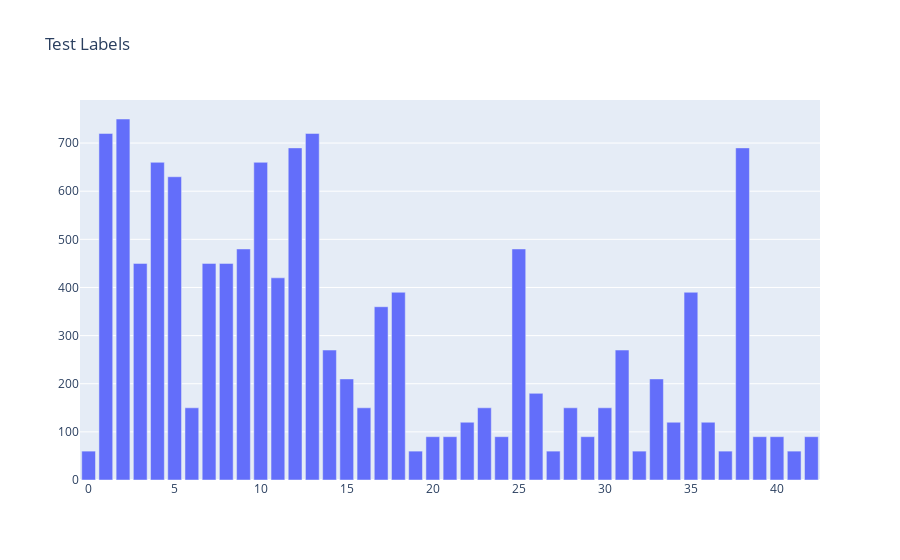
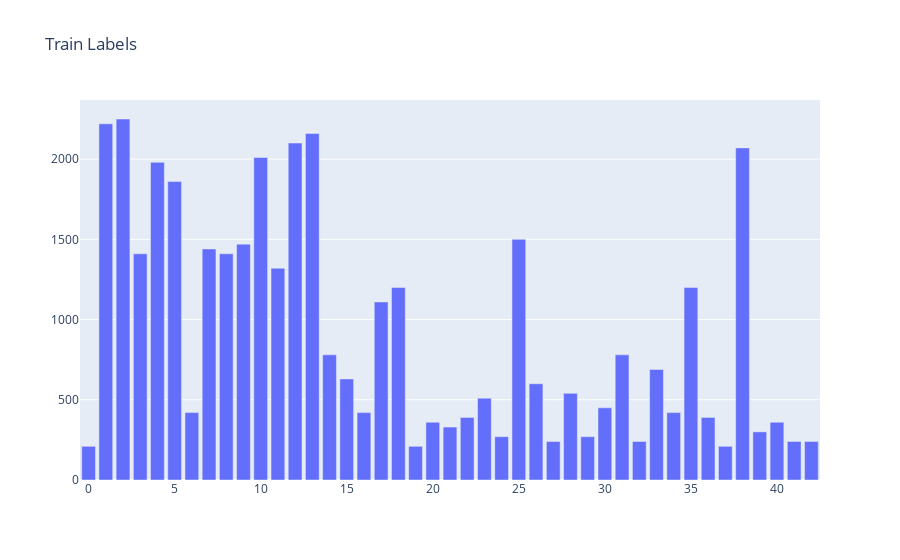

The notebook cell these images were saved under, in order:
### Code cell
#2
test_Y_counts = {key: testY.count(key) for key in np.unique(testY)}
train_Y_counts = {key: trainY.count(key) for key in np.unique(trainY)}

test_fig = go.Figure(data=[go.Bar(x=list(test_Y_counts.keys()), y=list(test_Y_counts.values()))])
train_fig = go.Figure(data=[go.Bar(x=list(train_Y_counts.keys()), y=list(train_Y_counts.values()))])
test_fig.update_layout(title="Test Labels")
train_fig.update_layout(title="Train Labels")
test_fig.show()
train_fig.show()

### Figure 1 — Plotly figure (JSON) as saved in the notebook; plotly's stock layout.template omitted (floating-point values rounded to 4 significant figures)
{"data": [{"type": "bar", "x": [0, 1, 2, 3, 4, 5, 6, 7, 8, 9, 10, 11, 12, 13, 14, 15, 16, 17, 18, 19, 20, 21, 22, 23, 24, 25, 26, 27, 28, 29, 30, 31, 32, 33, 34, 35, 36, 37, 38, 39, 40, 41, 42], "y": [60, 720, 750, 450, 660, 630, 150, 450, 450, 480, 660, 420, 690, 720, 270, 210, 150, 360, 390, 60, 90, 90, 120, 150, 90, 480, 180, 60, 150, 90, 150, 270, 60, 210, 120, 390, 120, 60, 690, 90, 90, 60, 90]}], "layout": {"title": {"text": "Test Labels"}}}

### Figure 2 — Plotly figure (JSON) as saved in the notebook; plotly's stock layout.template omitted (floating-point values rounded to 4 significant figures)
{"data": [{"type": "bar", "x": [0, 1, 2, 3, 4, 5, 6, 7, 8, 9, 10, 11, 12, 13, 14, 15, 16, 17, 18, 19, 20, 21, 22, 23, 24, 25, 26, 27, 28, 29, 30, 31, 32, 33, 34, 35, 36, 37, 38, 39, 40, 41, 42], "y": [210, 2220, 2250, 1410, 1980, 1860, 420, 1440, 1410, 1470, 2010, 1320, 2100, 2160, 780, 630, 420, 1110, 1200, 210, 360, 330, 390, 510, 270, 1500, 600, 240, 540, 270, 450, 780, 240, 689, 420, 1200, 390, 210, 2070, 300, 360, 240, 240]}], "layout": {"title": {"text": "Train Labels"}}}
